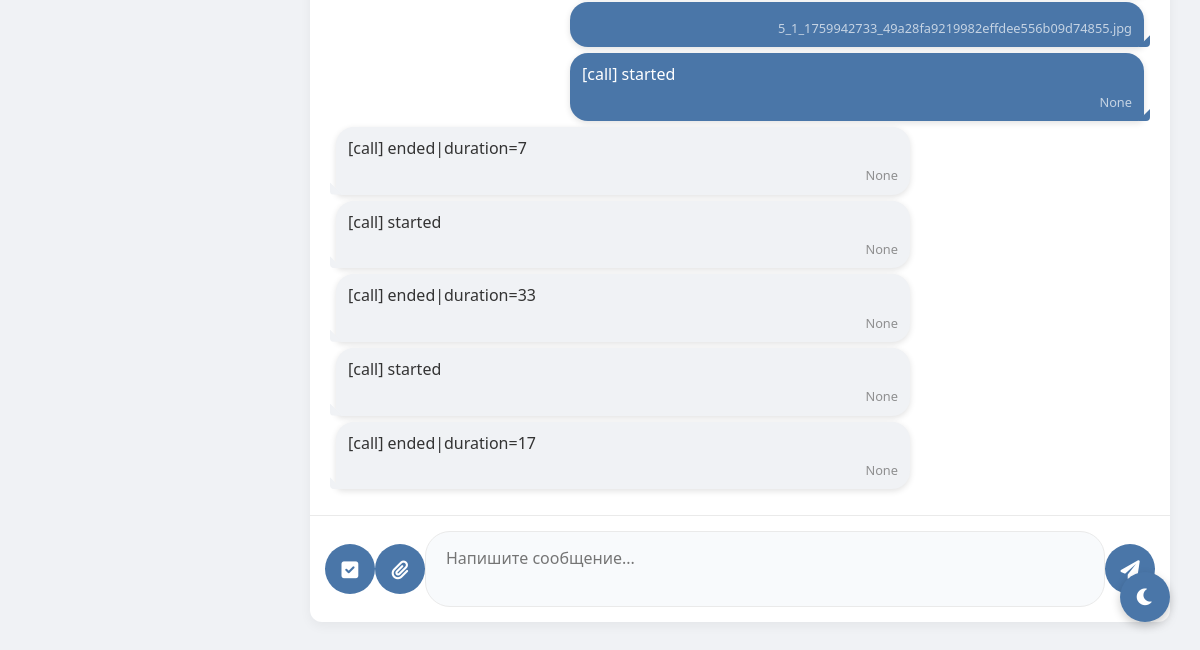
Before: /messages/1 (signed in, lower part) with the older database file.
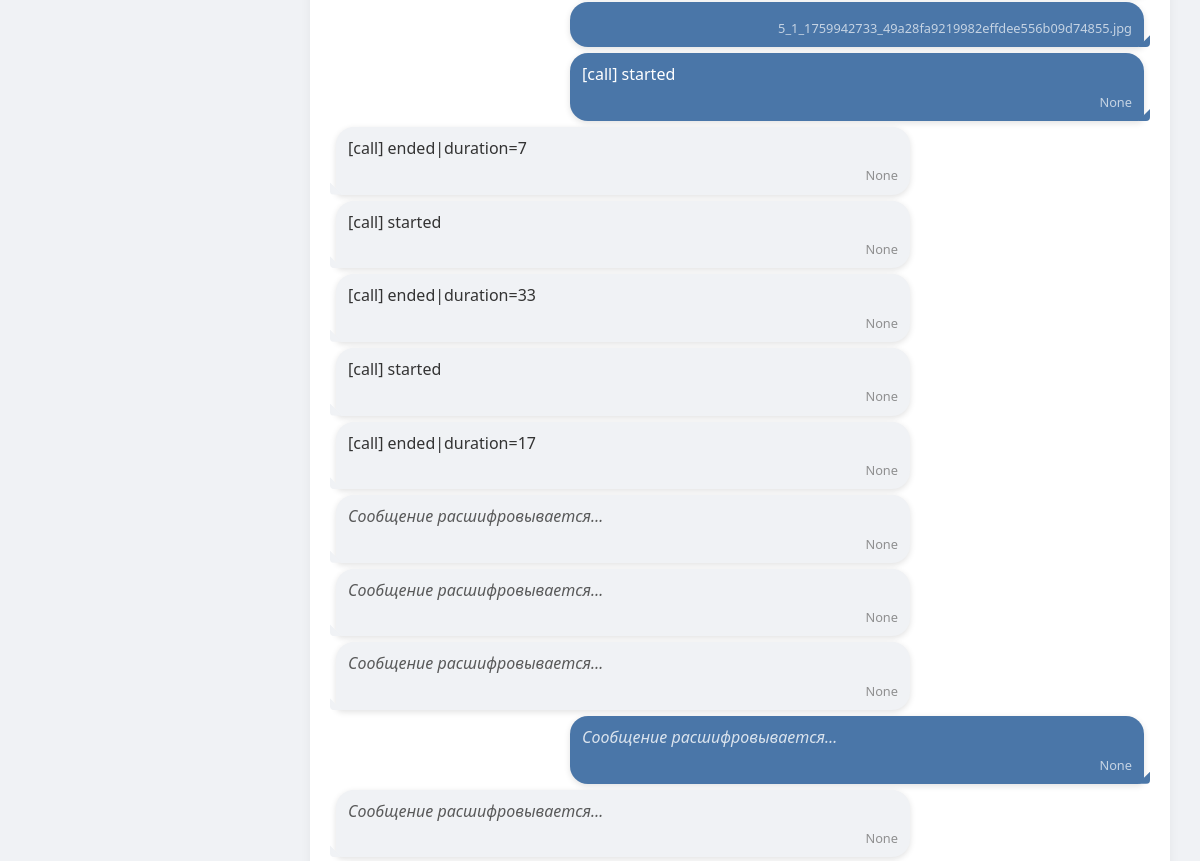
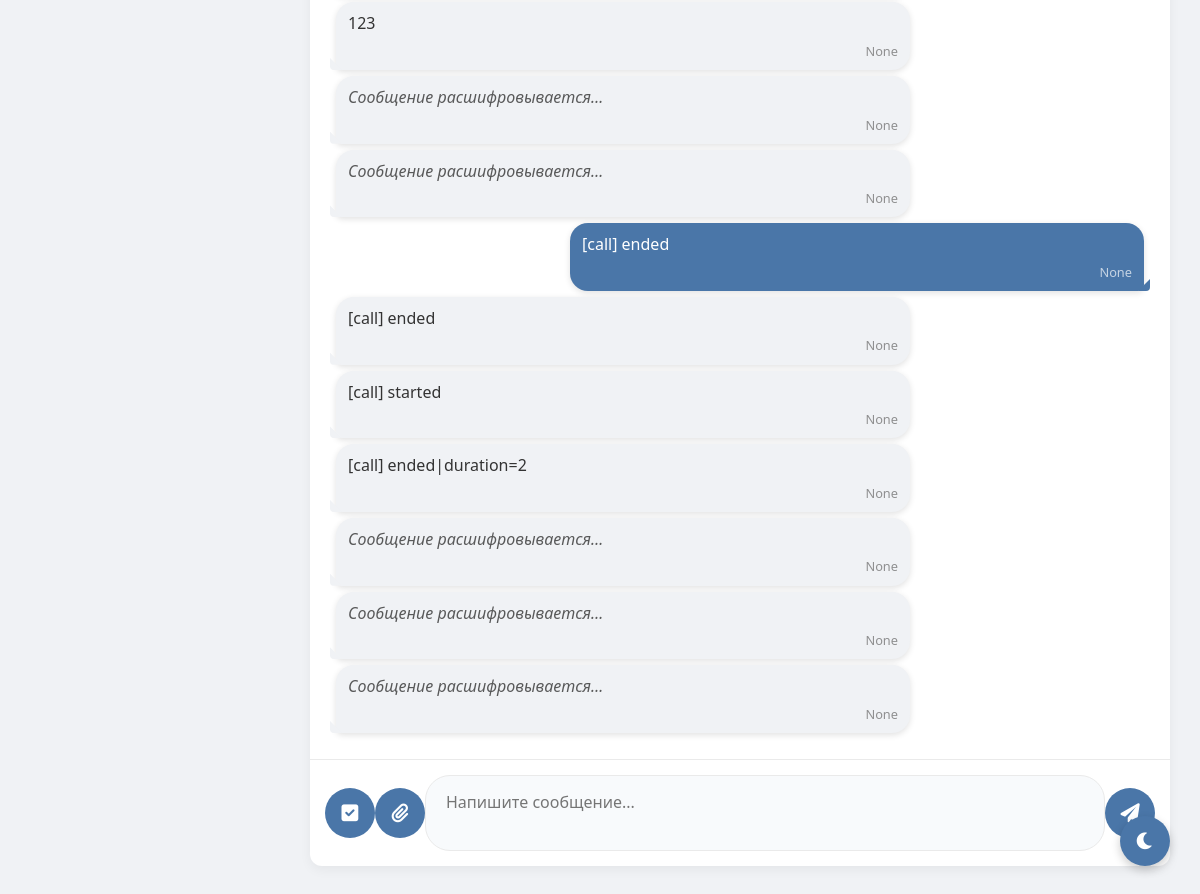
After: the same page with the newer database file (2 pictures, top to bottom).
### tables this page shows
CREATE TABLE messages (
                id INTEGER PRIMARY KEY AUTOINCREMENT,
                sender_id INTEGER NOT NULL,
                receiver_id INTEGER NOT NULL,
                content TEXT NOT NULL,
                file_path TEXT,
                timestamp DATETIME DEFAULT CURRENT_TIMESTAMP,
                FOREIGN KEY(sender_id) REFERENCES users(id),
                FOREIGN KEY(receiver_id) REFERENCES users(id));

### routes/messages.py (the view)
@bp.route('/messages')
@bp.route('/messages/<int:friend_id>')
def messages(friend_id=None):
    if 'user_id' not in session:
        return redirect(url_for('auth.index'))
    user_id = session['user_id']
    conn = get_db()
    c = conn.cursor()
    c.execute("SELECT * FROM users WHERE id = ?", (user_id,))
    user = c.fetchone()
    c.execute('''SELECT users.id, users.username, users.avatar, users.is_online, users.last_seen
                FROM friends
                JOIN users ON friends.friend_id = users.id
                WHERE friends.user_id = ? AND friends.status = 'accepted'
                UNION
                SELECT users.id, users.username, users.avatar, users.is_online, users.last_seen
                FROM friends
                JOIN users ON friends.user_id = users.id
                WHERE friends.friend_id = ? AND friends.status = 'accepted'
                ORDER BY username''', (user_id, user_id))
    friends = c.fetchall()
    messages = []
    active_friend = None
    if friend_id:
        c.execute("SELECT * FROM users WHERE id = ?", (friend_id,))
        active_friend = c.fetchone()
        c.execute('''SELECT messages.*, users.username, users.avatar
                    FROM messages
                    JOIN users ON messages.sender_id = users.id
                    WHERE (sender_id = ? AND receiver_id = ?)
                    OR (sender_id = ? AND receiver_id = ?)
                    ORDER BY timestamp''',
                 (user_id, friend_id, friend_id, user_id))
        messages = c.fetchall()
    conn.close()
    return render_template('messages.html',
                         user=user,
                         friends=friends,
                         messages=messages,
                         friend_id=friend_id,
                         active_friend=active_friend,
                         active_page='messages')

### app.py (called while the page is built)
def _gen_csrf_token():
    import secrets
    token = session.get('_csrf_token')
    if not token:
        token = secrets.token_urlsafe(32)
        session['_csrf_token'] = token
    return token

@app.context_processor
def inject_csrf():
    return {'csrf_token': _gen_csrf_token()}

@app.before_request
def csrf_protect():
    if request.method in ('POST','PUT','PATCH','DELETE'):
        if request.path.startswith('/socket.io') or request.path.startswith('/static'):
            return None
        if request.endpoint in {'auth.index'}:
            if not session.get('_csrf_token'):
                return None
        token = None
        token = request.headers.get('X-CSRFToken') or request.headers.get('X-CSRF-Token')
        if not token:
            token = request.form.get('csrf_token') or request.args.get('csrf_token')
        if not token and request.is_json:
            try:
                token = (request.get_json(silent=True) or {}).get('csrf_token')
            except Exception:
                token = None
        if not token or token != session.get('_csrf_token'):
            return ('CSRF token missing or invalid', 400)

@app.before_request
def enforce_account_block():
    try:
        if request.path.startswith('/static') or request.path.startswith('/socket.io'):
            return None
        if request.endpoint in {'auth.blocked', 'auth.index', 'static.static_files'}:
            return None
        if 'user_id' not in session:
            return None
        from models import get_db
        conn = get_db()
        c = conn.cursor()
        c.execute('SELECT is_blocked, block_reason FROM users WHERE id = ?', (session['user_id'],))
        row = c.fetchone()
        conn.close()
        if row and row['is_blocked']:
            reason = row['block_reason'] or 'Профиль заблокирован администратором'
            return render_template('blocked.html', reason=reason)
    except Exception:
        return None

### models.py (called while the page is built)
def get_db():
    conn = sqlite3.connect('social_network.db')
    conn.row_factory = sqlite3.Row
    return conn

### templates/messages.html (shortened to what this page needs)
<!DOCTYPE html>
<html lang="ru">
<head>
    <link href="https://cdnjs.cloudflare.com/ajax/libs/font-awesome/6.0.0/css/all.min.css" rel="stylesheet">
</head>
<body>
    <div class="app-container">
        <div class="content">
            <div class="chat-container">
                {% if friend_id %}
                <div class="chat-messages" id="chat-messages">
                    {% for msg in messages %}
                    <div class="message {% if msg[1] == session['user_id'] %}sent{% else %}received{% endif %}">
                        {% if msg[3] and msg[3][:4] == 'enc:' %}
                        <div class="message-text cipher">Сообщение расшифровывается…</div>
                        {% else %}
                        <div class="message-text">{{ msg[3] }}</div>
                        {% endif %}
                        <div class="message-time">{{ msg[4] }}</div>
                    </div>
                    {% endfor %}
                </div>
                <div class="chat-input">
                    <button id="select-mode-btn" title="Выбрать сообщения"><i class="fas fa-check-square"></i></button>
                    <button id="attach-button" title="Прикрепить файл"><i class="fas fa-paperclip"></i></button>
                    <textarea id="message-input" placeholder="Напишите сообщение..."></textarea>
                    <button id="send-button" title="Отправить"><i class="fas fa-paper-plane"></i></button>
                </div>
                {% else %}
                <div class="empty-chat">
                    <i class="fas fa-comments"></i>
                    <h3>Выберите диалог</h3>
                    <p>Начните общение с вашими друзьями</p>
                </div>
                {% endif %}
            </div>
        </div>
    </div>
    <button class="theme-toggle" id="themeToggle">
        <i class="fas fa-moon"></i>
    </button>
</body>
</html>

### static/css/hud.css (style rules this page uses)
.content { margin-left:280px; }

Changed rows visible on the page:
added messages: shows "Сообщение расшифровывается…", msg "None"
added messages: shows "Сообщение расшифровывается…", msg "None"
added messages: shows "Сообщение расшифровывается…", msg "None"
added messages: shows "Сообщение расшифровывается…", msg "None"
added messages: shows "Сообщение расшифровывается…", msg "None"
added messages: content "123", msg "None"
added messages: shows "Сообщение расшифровывается…", msg "None"
added messages: shows "Сообщение расшифровывается…", msg "None"
added messages: content "[call] ended", msg "None"
added messages: content "[call] ended", msg "None"
added messages: content "[call] started", msg "None"
added messages: content "[call] ended|duration=2", msg "None"
added messages: shows "Сообщение расшифровывается…", msg "None"
added messages: shows "Сообщение расшифровывается…", msg "None"
added messages: shows "Сообщение расшифровывается…", msg "None"
